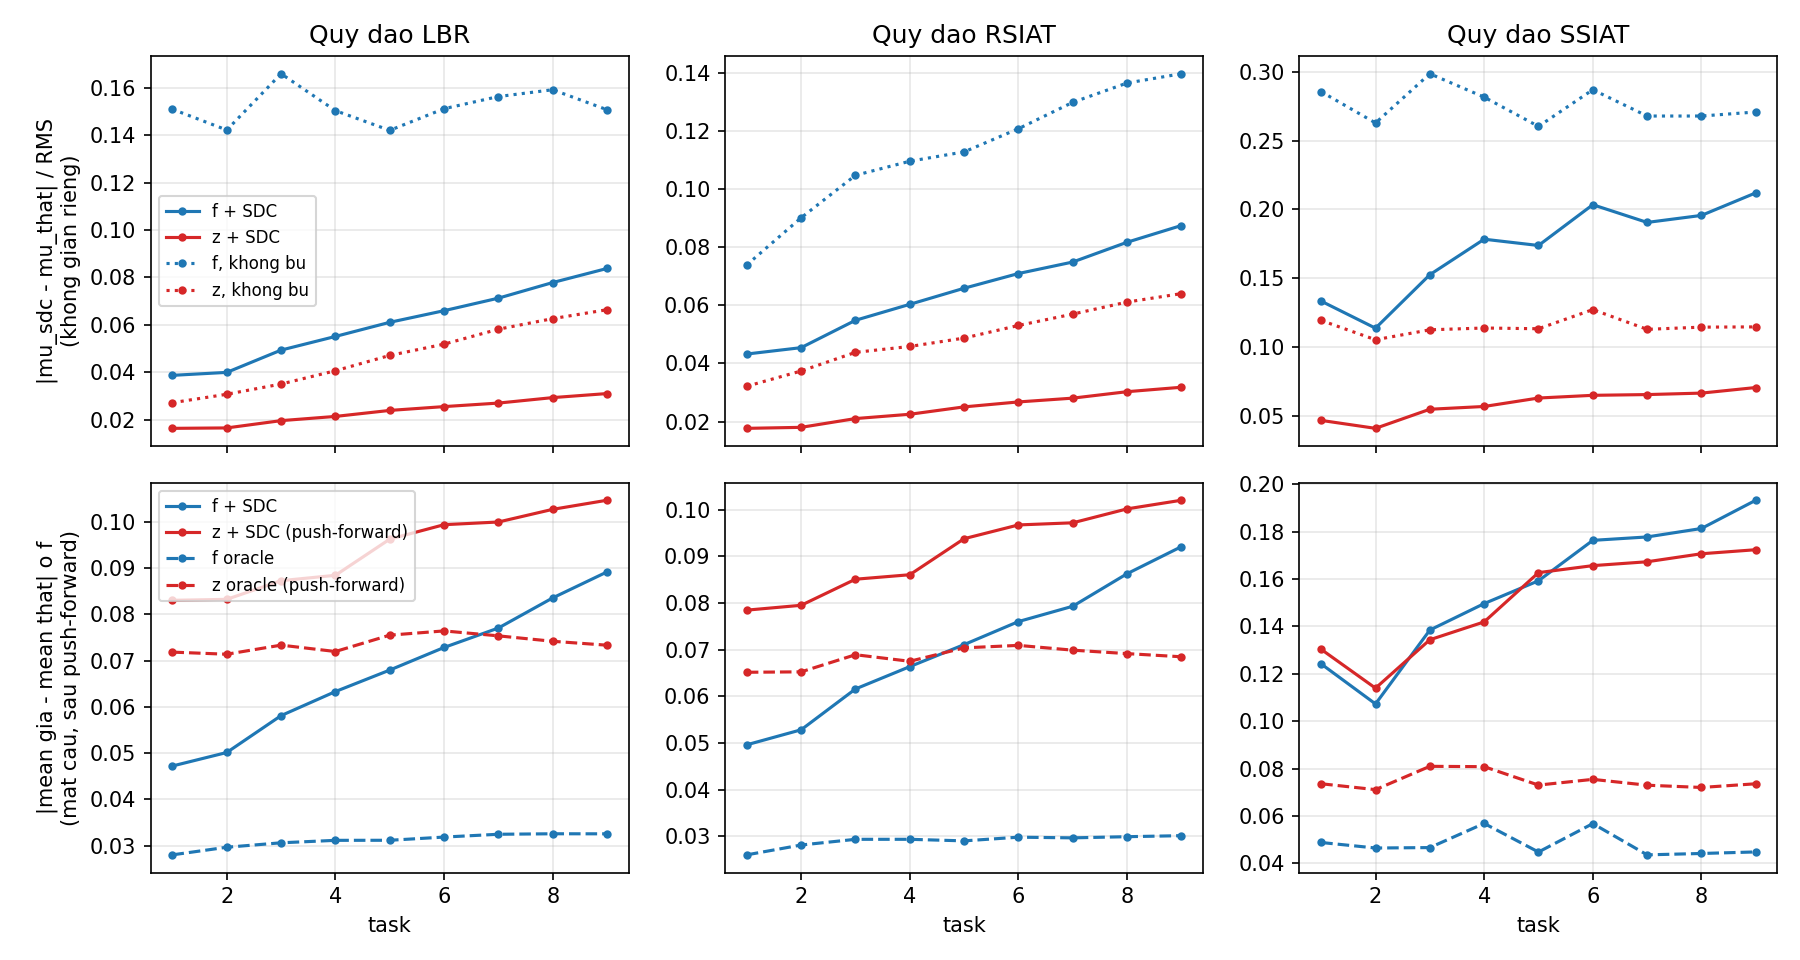

This chart was generated by the following Python code:
"""Figure sai so SDC so voi oracle mean (tu b3_<tag>.json), 3 quy dao LBR / RSIAT / SSIAT.

Hang 1: sai so theo doi mean tho trong khong gian cua no, |mu_sdc - mu_that| / RMS: tai f, tai z, khong bu.
Hang 2: sai so mean tren mat cau sau push-forward (do o f, anh train da fit bo nho): f_sdc, z_sdc, z_oracle, f_oracle.
Chay: python exps/claims/fig_sdc_error.py -> exps/claims/fig_sdc_error.{pdf,png}
"""
import json
import os

import matplotlib
matplotlib.use("Agg")
import matplotlib.pyplot as plt  # noqa: E402

D = os.path.dirname(os.path.abspath(__file__))
RUNS = [("lbr", "LBR"), ("rsiat", "RSIAT"), ("ssiat", "SSIAT")]
TRACK = [("f_rel", "f + SDC", "C0", "-"), ("z_rel", "z + SDC", "C3", "-"),
         ("f_frozen_rel", "f, khong bu", "C0", ":"), ("z_frozen_rel", "z, khong bu", "C3", ":")]
PUSH = [("f_sdc", "f + SDC", "C0", "-"), ("z_sdc", "z + SDC (push-forward)", "C3", "-"),
        ("f_oracle", "f oracle", "C0", "--"), ("z_oracle", "z oracle (push-forward)", "C3", "--")]

fig, ax = plt.subplots(2, 3, figsize=(12, 6.4), sharex=True)
for j, (tag, name) in enumerate(RUNS):
    r = json.load(open(os.path.join(D, f"b3_{tag}.json")))
    ts = sorted(int(t) for t in r)
    for k, lab, c, ls in TRACK:
        ax[0, j].plot(ts, [r[str(t)]["track"][k] for t in ts], color=c, ls=ls, marker="o", ms=3, label=lab)
    for k, lab, c, ls in PUSH:
        ax[1, j].plot(ts, [r[str(t)][k]["mean_err_tr"] for t in ts], color=c, ls=ls, marker="o", ms=3, label=lab)
    ax[0, j].set_title(f"Quy dao {name}")
    ax[1, j].set_xlabel("task")
ax[0, 0].set_ylabel("|mu_sdc - mu_that| / RMS\n(khong gian rieng)")
ax[1, 0].set_ylabel("|mean gia - mean that| o f\n(mat cau, sau push-forward)")
ax[0, 0].legend(fontsize=8)
ax[1, 0].legend(fontsize=8)
for a in ax.flat:
    a.grid(alpha=0.3)
fig.tight_layout()
for ext in ("pdf", "png"):
    fig.savefig(os.path.join(D, f"fig_sdc_error.{ext}"), dpi=150)
